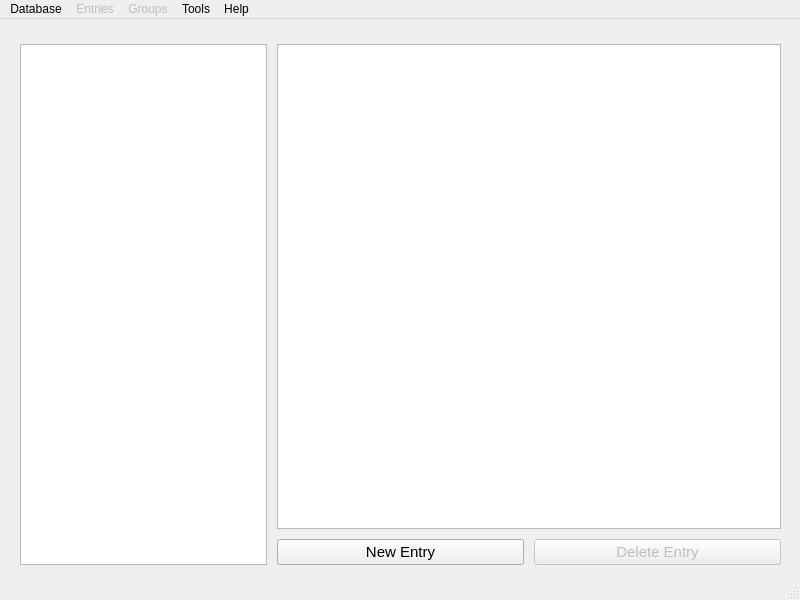
<?xml version="1.0" encoding="UTF-8"?>
<ui version="4.0">
 <class>MainWindow</class>
 <widget class="QMainWindow" name="MainWindow">
  <property name="geometry">
   <rect>
    <x>0</x>
    <y>0</y>
    <width>800</width>
    <height>600</height>
   </rect>
  </property>
  <property name="windowTitle">
   <string>PassForge</string>
  </property>
  <widget class="QWidget" name="CentralWidget">
   <widget class="QWidget" name="">
    <property name="geometry">
     <rect>
      <x>10</x>
      <y>15</y>
      <width>781</width>
      <height>541</height>
     </rect>
    </property>
    <layout class="QGridLayout" name="CentralGridLayout" rowstretch="0,0" columnstretch="3,3,3">
     <property name="leftMargin">
      <number>10</number>
     </property>
     <property name="topMargin">
      <number>10</number>
     </property>
     <property name="rightMargin">
      <number>10</number>
     </property>
     <property name="bottomMargin">
      <number>10</number>
     </property>
     <property name="spacing">
      <number>10</number>
     </property>
     <item row="0" column="0" rowspan="2">
      <widget class="QTreeView" name="DirectoryStructureTreeView"/>
     </item>
     <item row="1" column="2">
      <widget class="QPushButton" name="DeleteEntryPushButton">
       <property name="enabled">
        <bool>false</bool>
       </property>
       <property name="font">
        <font>
         <pointsize>11</pointsize>
        </font>
       </property>
       <property name="text">
        <string>Delete Entry</string>
       </property>
       <property name="icon">
        <iconset theme="QIcon::ThemeIcon::ListRemove"/>
       </property>
      </widget>
     </item>
     <item row="1" column="1">
      <widget class="QPushButton" name="AddEntryPushButton">
       <property name="font">
        <font>
         <pointsize>11</pointsize>
        </font>
       </property>
       <property name="text">
        <string>New Entry</string>
       </property>
       <property name="icon">
        <iconset theme="QIcon::ThemeIcon::ListAdd"/>
       </property>
      </widget>
     </item>
     <item row="0" column="1" colspan="2">
      <widget class="QListView" name="EntryListView"/>
     </item>
    </layout>
   </widget>
  </widget>
  <widget class="QMenuBar" name="MainWindowMenubar">
   <property name="geometry">
    <rect>
     <x>0</x>
     <y>0</y>
     <width>800</width>
     <height>22</height>
    </rect>
   </property>
   <widget class="QMenu" name="MainWindowMenubarMenuDatabase">
    <property name="title">
     <string>Database</string>
    </property>
    <addaction name="ActionDatabaseNew"/>
    <addaction name="ActionDatabaseOpen"/>
    <addaction name="ActionDatabaseSave"/>
    <addaction name="ActionDatabaseSaveAs"/>
    <addaction name="separator"/>
    <addaction name="ActionDatabaseSettings"/>
    <addaction name="ActionDatabaseClose"/>
    <addaction name="separator"/>
    <addaction name="ActionApplicationQuit"/>
   </widget>
   <widget class="QMenu" name="MainWindowMenubarMenuEntries">
    <property name="enabled">
     <bool>false</bool>
    </property>
    <property name="title">
     <string>Entries</string>
    </property>
    <addaction name="ActionEntryNew"/>
    <addaction name="ActionEntryEdit"/>
    <addaction name="ActionEntryDuplicate"/>
    <addaction name="ActionEntryDelete"/>
    <addaction name="separator"/>
    <addaction name="ActionMoveEntryUp"/>
    <addaction name="ActionMoveEntryDown"/>
    <addaction name="separator"/>
    <addaction name="ActionCopyEntryUsername"/>
    <addaction name="ActionCopyEntryPassword"/>
    <addaction name="ActionCopyEntryAttribute"/>
    <addaction name="separator"/>
    <addaction name="ActionPerfomEntryAutoType"/>
   </widget>
   <widget class="QMenu" name="MainWindowMenubarMenuGroups">
    <property name="enabled">
     <bool>false</bool>
    </property>
    <property name="title">
     <string>Groups</string>
    </property>
    <addaction name="ActionGroupNew"/>
    <addaction name="ActionGroupEdit"/>
    <addaction name="ActionGroupDuplicate"/>
    <addaction name="ActionGroupDelete"/>
   </widget>
   <widget class="QMenu" name="MainWindowMenubarMenuTools">
    <property name="title">
     <string>Tools</string>
    </property>
    <addaction name="ActionToolsPasswordGenerator"/>
    <addaction name="ActionToolsSettings"/>
   </widget>
   <widget class="QMenu" name="MainWindowMenubarMenuHelp">
    <property name="title">
     <string>Help</string>
    </property>
    <addaction name="ActionAboutPassForge"/>
   </widget>
   <addaction name="MainWindowMenubarMenuDatabase"/>
   <addaction name="MainWindowMenubarMenuEntries"/>
   <addaction name="MainWindowMenubarMenuGroups"/>
   <addaction name="MainWindowMenubarMenuTools"/>
   <addaction name="MainWindowMenubarMenuHelp"/>
  </widget>
  <widget class="QStatusBar" name="statusbar"/>
  <action name="ActionDatabaseNew">
   <property name="text">
    <string>New</string>
   </property>
  </action>
  <action name="ActionDatabaseOpen">
   <property name="text">
    <string>Open</string>
   </property>
  </action>
  <action name="ActionDatabaseSave">
   <property name="enabled">
    <bool>false</bool>
   </property>
   <property name="text">
    <string>Save</string>
   </property>
  </action>
  <action name="ActionDatabaseSaveAs">
   <property name="enabled">
    <bool>false</bool>
   </property>
   <property name="text">
    <string>Save As</string>
   </property>
  </action>
  <action name="ActionDatabaseClose">
   <property name="enabled">
    <bool>false</bool>
   </property>
   <property name="text">
    <string>Close</string>
   </property>
  </action>
  <action name="ActionDatabaseSettings">
   <property name="enabled">
    <bool>false</bool>
   </property>
   <property name="text">
    <string>Settings</string>
   </property>
  </action>
  <action name="ActionApplicationQuit">
   <property name="text">
    <string>Quit</string>
   </property>
  </action>
  <action name="ActionEntryNew">
   <property name="text">
    <string>New</string>
   </property>
  </action>
  <action name="ActionEntryEdit">
   <property name="text">
    <string>Edit</string>
   </property>
  </action>
  <action name="ActionEntryDuplicate">
   <property name="text">
    <string>Duplicate</string>
   </property>
  </action>
  <action name="ActionEntryDelete">
   <property name="text">
    <string>Delete</string>
   </property>
  </action>
  <action name="ActionMoveEntryUp">
   <property name="text">
    <string>Move Up</string>
   </property>
  </action>
  <action name="ActionMoveEntryDown">
   <property name="text">
    <string>Move Down</string>
   </property>
  </action>
  <action name="ActionCopyEntryUsername">
   <property name="text">
    <string>Copy Username</string>
   </property>
  </action>
  <action name="ActionCopyEntryPassword">
   <property name="text">
    <string>Copy Password</string>
   </property>
  </action>
  <action name="ActionCopyEntryAttribute">
   <property name="text">
    <string>Copy Attribute</string>
   </property>
  </action>
  <action name="ActionPerfomEntryAutoType">
   <property name="text">
    <string>Perfom Auto-Type</string>
   </property>
  </action>
  <action name="ActionGroupNew">
   <property name="text">
    <string>New</string>
   </property>
  </action>
  <action name="ActionGroupEdit">
   <property name="text">
    <string>Edit</string>
   </property>
  </action>
  <action name="ActionGroupDuplicate">
   <property name="text">
    <string>Duplicate</string>
   </property>
  </action>
  <action name="ActionGroupDelete">
   <property name="text">
    <string>Delete</string>
   </property>
  </action>
  <action name="ActionToolsPasswordGenerator">
   <property name="text">
    <string>Password Generator</string>
   </property>
  </action>
  <action name="ActionToolsSettings">
   <property name="text">
    <string>Settings</string>
   </property>
  </action>
  <action name="ActionAboutPassForge">
   <property name="text">
    <string>About PassForge</string>
   </property>
  </action>
 </widget>
 <resources/>
 <connections/>
</ui>
